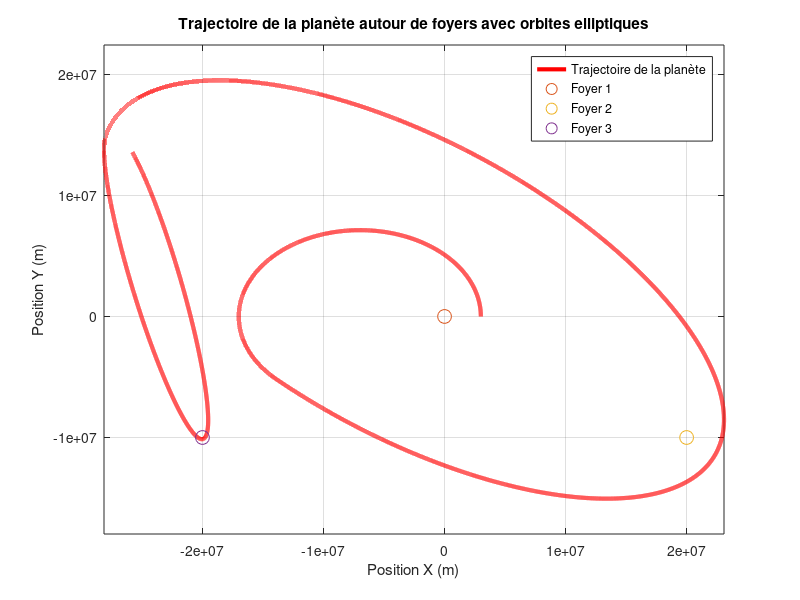

Write the MATLAB code that produced this figure.
% Constantes physiques
G = 6.67430e-11; % Constante gravitationnelle (m^3 kg^-1 s^-2)
m_foyer = 1e24; % Masse d'un foyer ajustée (kg) pour un effet plus elliptique
m_planet = 1000; % Masse de la planète (kg)

% Paramètres de l'orbite initiale
a1 = 1e7; % Demi-grand axe initial (m)
e1 = 0.7; % Excentricité augmentée pour rendre l'ellipse plus ovale
f1 = [0, 0]; % Position du premier foyer (m)

% Conditions initiales de la planète
theta0 = 0; % Angle initial (radians)
r0 = a1 * (1 - e1^2) / (1 + e1 * cos(theta0)); % Distance initiale (m)
v0 = sqrt(G * m_foyer * (2/r0 - 1/a1)); % Vitesse ajustée pour une orbite elliptique (m/s)
pos_planet = [r0, 0]; % Position initiale (x, y)
vel_planet = [0, v0]; % Vitesse initiale (vx, vy)

% Simulation du mouvement de la planète
dt = 1; % Pas de temps (s)
T_total = 100000; % Durée totale de la simulation (s)
n_foyers = 3; % Nombre de foyers

% Initialisation des positions pour la visualisation
positions = [];
positions = [positions; pos_planet];

% Liste des foyers
foyers = zeros(n_foyers, 2); % Stockage des positions des foyers
foyers(1, :) = f1; % Le premier foyer est initialisé

% Génération des autres foyers sans contrainte sur la distance
for i = 2:n_foyers
    % Positions aléatoires sans contrainte sur la distance entre foyers
    foyers(i, :) = foyers(i-1,:)+[2e7, -1e7];
    
end
foyers(3,:)= foyers(2,:) -[4e7,0];

% Index du foyer actuel
index_foyer = 1;

for t = 1:T_total
    % Position actuelle du foyer
    current_foyer = foyers(index_foyer, :);
    
    % Calcul de la force gravitationnelle vers le foyer actuel
    r_vec = pos_planet - current_foyer; % Vecteur de position par rapport au foyer
    r = norm(r_vec); % Distanc$e entre la planète et le foyer
    
    % Force gravitationnelle
    F_grav = -G * m_foyer * m_planet / r^2 * (r_vec / r);
    
    % Mise à jour de la vitesse et de la position de la planète
    accel_planet = F_grav / m_planet;
    vel_planet = vel_planet + accel_planet * dt;
    pos_planet = pos_planet + vel_planet * dt;

    % Mise à jour de la direction de la planète
    direction = vel_planet / norm(vel_planet);
    
    % Calcul du vecteur entre la planète et le prochain foyer
    if index_foyer < n_foyers
        next_foyer = foyers(index_foyer + 1, :);
        r_vec_next = next_foyer - pos_planet;

        % Calcul de la projection de r_vec_next sur la direction de la planète
        proj_r_next_on_dir = dot(r_vec_next, direction); % Projection scalaire

        % Calcul de la distance perpendiculaire
        if proj_r_next_on_dir>0
            perp_distance = sqrt(norm(r_vec_next)^2 - proj_r_next_on_dir^2);
        
            % Condition pour changer de foyer
            if perp_distance <= 5*r0
                index_foyer = index_foyer + 1;
            
                m_foyer = 1.5*m_foyer;
        
                if index_foyer > n_foyers
                 disp('Tous les foyers ont été visités');
                  break;
                end
            end
        end
       end
    
    
    % Sauvegarder la position pour la visualisation
    positions = [positions; pos_planet];
end

% Visualisation de la trajectoire
figure;
plot(positions(:, 1), positions(:, 2), 'DisplayName', 'Trajectoire de la planète','Color', 'r','LineWidth',3);
hold on;

% Tracer les foyers
for i = 1:n_foyers
    plot(foyers(i, 1), foyers(i, 2), 'o', 'MarkerSize', 10, 'DisplayName', ['Foyer ' num2str(i)]);
end

xlabel('Position X (m)');
ylabel('Position Y (m)');
title('Trajectoire de la planète autour de foyers avec orbites elliptiques');
legend('show');
axis equal;
grid on;
